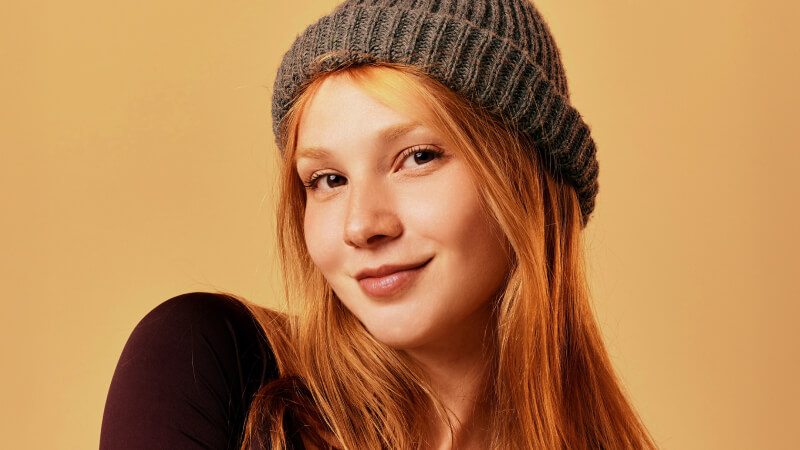
#> input picture OpenCV/dmxffni837f1xrj8pki9xgrl.jpg, 800 x 450 px, found by its file name
$ python drawing.py
#> lines starting #> are read from the running program, lines starting #| are printed output that depends on the picture
import cv2
image = cv2.imread("OpenCV/dmxffni837f1xrj8pki9xgrl.jpg")
#> image is the input picture: shape (450, 800, 3); mean B, G, R 80.2, 129.5, 181.4

if image is None:
    print("Not found")

else:
    print("Image Loaded")
    pt1 = (50,50)
    pt2 = (400, 55)
    color = (0, 0, 255)
    thickness = 5

    cv2.line(image, pt1,pt2, color, thickness)

    cv2.imshow("Line image", image)
    cv2.waitKey(0)
    cv2.destroyAllWindows()

# Drawing rectangle
# syntax: cv2.rectangle(image, pt1, pt2, color, thickness)

if image is None:
    print("Not found")

else:
    print("Image Loaded")
    pt1 = (250, 30)
    pt2 = (600, 350)
    color = (0, 0, 255)
    thickness = 3

    cv2.rectangle(image, pt1, pt2, color, thickness)

    cv2.imshow("Rectangle", image)
    cv2.waitKey(0)
    cv2.destroyAllWindows()

# Drawing Circle
# Syntax: cv2.circle(imgae, center, radius, color, thickness)

if image is None:
    print("Not found")

else:
    print("Image Loaded")
    center = (400, 200)
    radius = 200
    color = (0, 0, 255)
    thickness = 3  # thickness can be -1 if you want to fill your cicle

    cv2.circle(image, center, radius, color, thickness)

    cv2.imshow("Circle", image)
    cv2.waitKey(0)
    cv2.destroyAllWindows()

# Adding Text
# syntanx: cv2.putText(image, text, org, font, fontScale, color, thickness)

if image is None:
    print("Not found")

else:
    print("Image Loaded")

    cv2.putText(image, "Hello OpenCV", (250, 400), cv2.FONT_HERSHEY_COMPLEX, 1.3, (0, 200, 255))
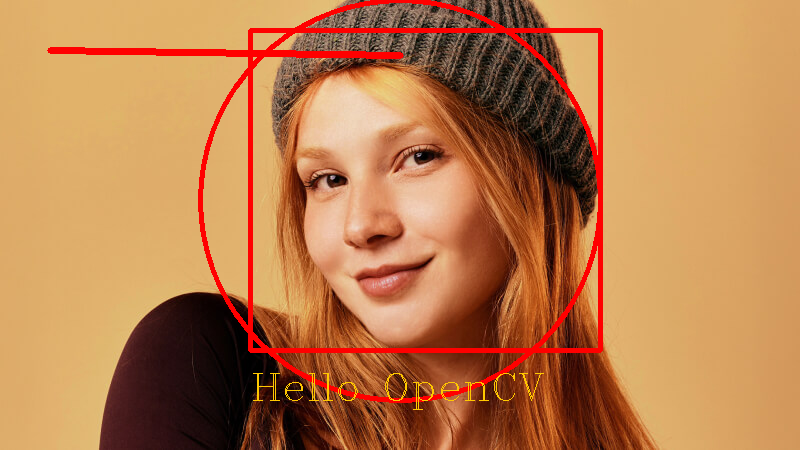
#> image: shape (450, 800, 3); mean B, G, R 77.1, 125.1, 185.4

    cv2.imshow("Rectangle", image)
    cv2.waitKey(0)
    cv2.destroyAllWindows()

$ run again, with OpenCV/low_res_addnoise.jpg copied over OpenCV/dmxffni837f1xrj8pki9xgrl.jpg
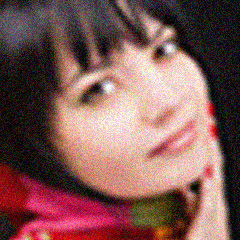
#> input picture OpenCV/low_res_addnoise.jpg, 240 x 240 px, found by its file name
#> image is the input picture: shape (240, 240, 3); mean B, G, R 87.4, 90.6, 130
#> `cv2.circle(image, center, radius, color, thickness)`:
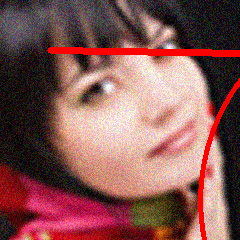
#> image: shape (240, 240, 3); mean B, G, R 84.2, 87.2, 135
